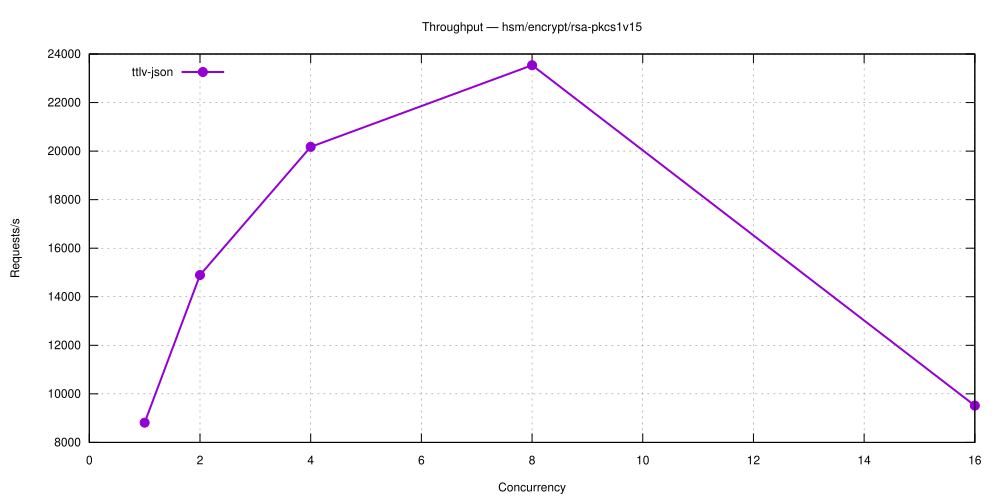

This chart was generated by the following gnuplot code:
set terminal svg size 1000,500 enhanced font 'Helvetica,12'
set output 'hsm_encrypt_rsa-pkcs1v15.svg'
set title 'Throughput — hsm/encrypt/rsa-pkcs1v15'
set grid
set xlabel 'Concurrency'
set ylabel 'Requests/s'
set key top left
plot 'hsm_encrypt_rsa-pkcs1v15-5.28.0-ttlv-json.dat' using 1:2 with linespoints lw 2 pt 7 title 'ttlv-json'
